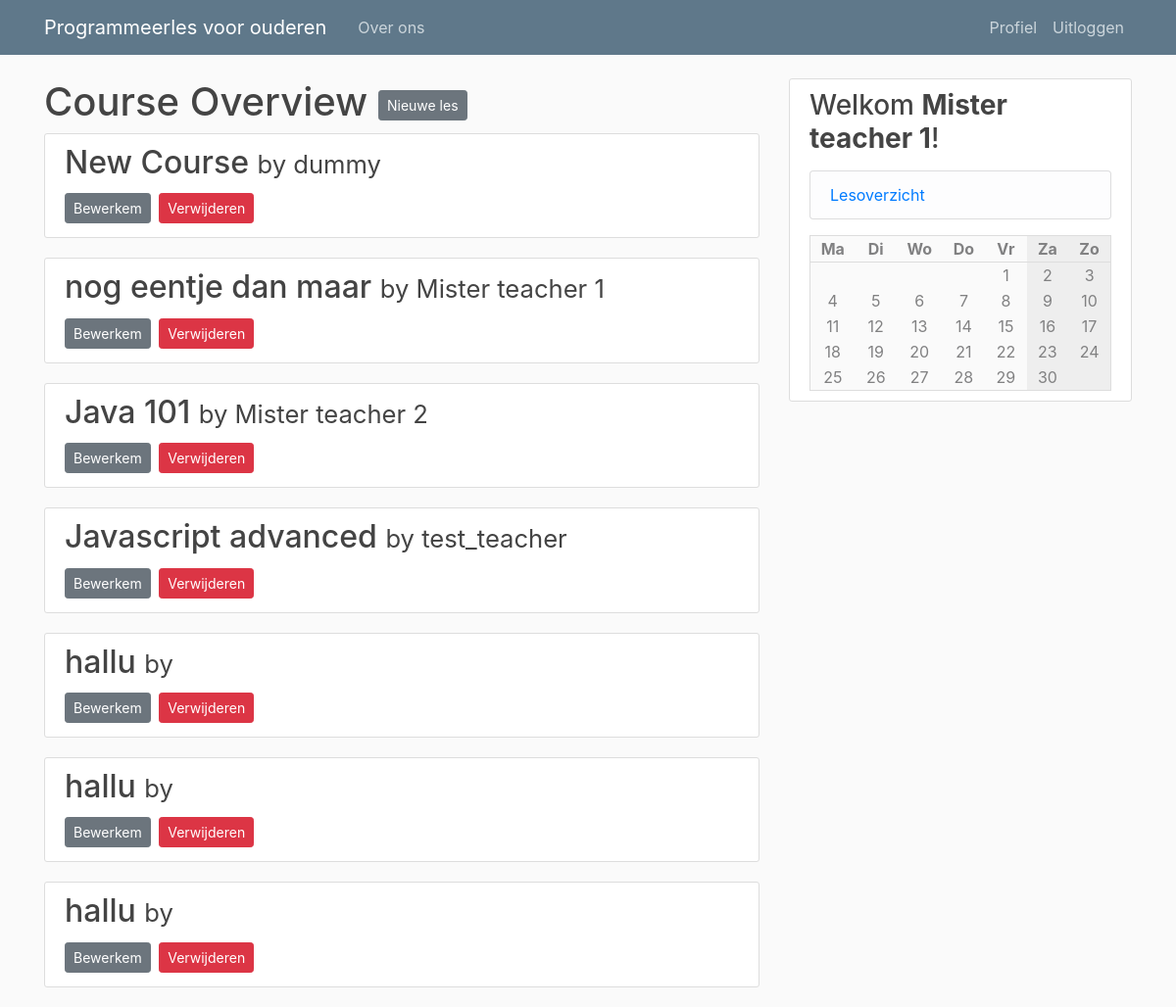
/course_overview (signed in), run on an earlier commit of the app's database.
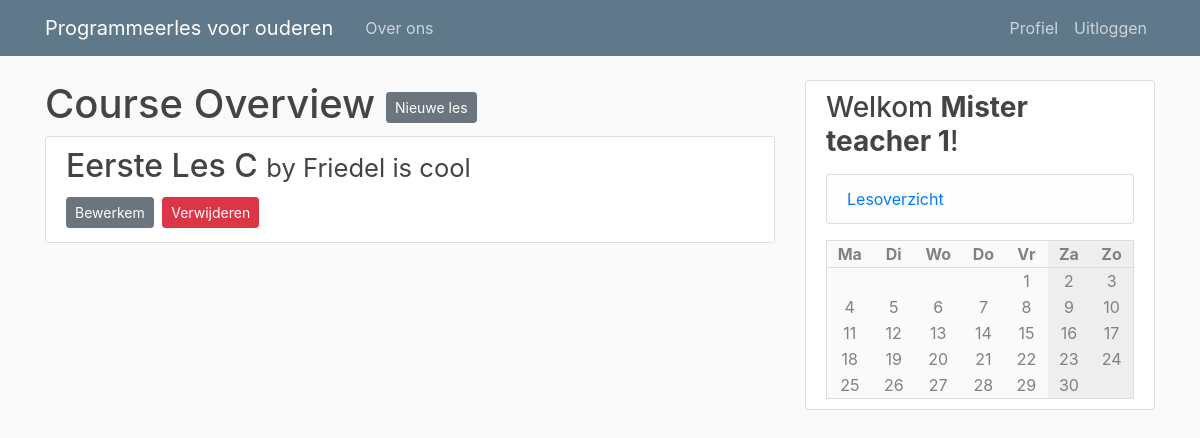
And on a later commit of the database.
### pgmles/models.py (models this page shows, shortened)
class Course(db.Model):
    id = db.Column(db.Integer, primary_key=True)
    name = db.Column(db.String(100), nullable=False)
    description = db.Column(db.Text, nullable=False)
    teacher_id = db.Column(db.Integer, db.ForeignKey('user.id'), nullable=False)
    weekday = db.Column(db.Integer, nullable=False)
    start = db.Column(db.String(10), nullable=False, default=datetime.utcnow)
    end = db.Column(db.String(10), nullable=False, default=datetime.utcnow)
    location = db.Column(db.String(120), nullable=False)

class User(db.Model, UserMixin):
    id = db.Column(db.Integer, primary_key=True)
    type = db.Column(db.String(6), nullable=False, default="client")
    username = db.Column(db.String(20), unique=True, nullable=False)
    email = db.Column(db.String(120), unique=True, nullable=False)
    image_file = db.Column(db.String(20), nullable=False, default='default.jpg')
    password = db.Column(db.String(60), nullable=False)

### pgmles/routes.py (the view)
@app.route("/course_overview")
@login_required
def course_overview():
    if current_user.type not in [ "admin", "teacher" ]:
        abort(403)
    courses = [ (c, User.query.filter_by(id=c.id).first() ) for c in Course.query.all() ]
    return render_template('course_overview.html', calendar=make_calendar(), title='Lesoverzicht', courses=courses)

### pgmles/models.py (called while the page is built)
@login_manager.user_loader
def load_user(user_id):
    return User.query.get(int(user_id))

### pgmles/routes.py (called while the page is built)
def make_calendar():
    weekdays = list(enumerate(['Ma', 'Di', 'Wo', 'Do', 'Vr', 'Za', 'Zo']))
    courses = [ None, None, None, None, None, None, None ]
    if current_user.is_authenticated:
        subscriptions = [ cm.course_id for cm in CourseMember.query.filter_by(user_id=current_user.id) ]
        courses = [ ' +\n'.join([ c.name for c in Course.query.filter_by(weekday=i) if c.id in subscriptions ]) for i in range(7) ]
    today = datetime.today()
    m = Month()
    rows = []
    for days in m.monthdayscalendar(today.year, today.month):
        rows.append([ (i, d, courses[i]) for i, d in enumerate(days) ])
    return { 'weekdays': weekdays, 'rows': rows }

### pgmles/templates/course_overview.html (shortened to what this page needs)
{% extends "layout.html" %}
{% block content %}
<h1>Course Overview
  <a class="btn btn-secondary btn-sm mt-1 mb-1" href="{{ url_for('new_course') }}">Nieuwe les</a>
</h1>
{% for course, teacher in courses %}
<article class="media content-section">
  <div class="media-body">
    <h2><a class="article-title" href="{{url_for('course', course_id=course.id)}}">{{course.name}} <small>by {{ teacher.username }}</small></a></h2>
    <div>
        <a class="btn btn-secondary btn-sm mt-1 mb-1" href="{{ url_for('update_course', course_id = course.id) }}">Bewerkem</a>
        <button type="button" class="btn btn-danger btn-sm m-1" data-toggle="modal" data-target="#deleteModal">Verwijderen</button>
    </div>
  </div>
</article>
{% endfor %}
{% endblock content %}

### pgmles/templates/layout.html (shortened to what this page needs)
<!DOCTYPE html>
<html>
<head>
    <link rel="stylesheet" href="https://maxcdn.bootstrapcdn.com/bootstrap/4.0.0/css/bootstrap.min.css">
    <link rel="stylesheet" type="text/css" href="{{ url_for('static', filename='main.css') }}">
</head>
<body>
    <header class="site-header">
      <nav class="navbar navbar-expand-md navbar-dark bg-steel fixed-top">
        <div class="container">
          <a class="navbar-brand mr-4" href="/">Programmeerles voor ouderen</a>
          <div class="collapse navbar-collapse" id="navbarToggle">
            <div class="navbar-nav mr-auto">
              <a class="nav-item nav-link" href="/about">Over ons</a>
            </div>
            <div class="navbar-nav">
              {% if current_user.is_authenticated %}
                <a class="nav-item nav-link" href="{{ url_for('account') }}">Profiel</a>
                <a class="nav-item nav-link" href="{{ url_for('logout') }}">Uitloggen</a>
              {% else %}
                <a class="nav-item nav-link" href="{{ url_for('login') }}">Inloggen</a>
                <a class="nav-item nav-link" href="{{ url_for('register') }}">Registeren</a>
              {% endif %}
            </div>
          </div>
        </div>
      </nav>
    </header>
    <main role="main" class="container">
      <div class="row">
        <div class="col-md-8">
          {% block content %}{% endblock %}
        </div>
        <div class="col-md-4">
          <div class="content-section">
            <h3>Welkom <b>{{ current_user.username if current_user.is_authenticated else 'gast' }}</b>!</h3>
            {% if current_user.type == 'teacher' or current_user.type == 'admin' %}
            <p class='text-muted'>
              <ul class="list-group">
                <li class="list-group-item list-group-item-light"><a href="{{ url_for('course_overview') }}">Lesoverzicht</a></li>
              </ul>
            </p>
            {% endif %}
            <table class='calendar'>
              <tr>
                {% for d, day in calendar['weekdays'] %}
                  <th class="{{ 'weekend' if d >= 5 }}">{{ day }}</th>
                {% endfor %}
              </tr>
              {% for row in calendar['rows'] %}
                <tr>
                  {% for d, day, course in row %}
                      <td class="{{ 'weekend' if d >= 5 }} {{ 'course' if course and day }}">
                        {{ day if day }}
                      </td>
                  {% endfor %}
                </tr>
             {% endfor %}
            </table>
          </div>
        </div>
      </div>
    </main>
</body>
</html>

### pgmles/static/main.css (style rules this page uses)
body { background: #fafafa; color: #333333; margin-top: 5rem; }
h1, h2, h3, h4, h5, h6 { color: #444444; }
.bg-steel { background-color: #5f788a; }
.site-header .navbar-nav .nav-link { color: #cbd5db; }
.content-section { background: #ffffff; padding: 10px 20px; border: 1px solid #dddddd; border-radius: 3px; margin-bottom: 20px; }
.article-title { color: #444444; }
.calendar { background-color: #fafafa; width: 100%; color: #818182; border: #dddddd solid 1px; }
.calendar .weekend { background-color: #eee; }
.calendar th { border-bottom: #ddd solid 1px; }
.calendar th, td { text-align: center; width: 100px; position: relative; }

What changed in the data, as far as the page shows it:
removed Course: name "New Course", username "dummy"
removed Course: name "nog eentje dan maar", username "Mister teacher 1"
removed Course: name "Java 101", username "Mister teacher 2"
removed Course: name "Javascript advanced", username "test_teacher"
removed Course: name "hallu"
removed Course: name "hallu"
removed Course: name "hallu"
added Course: name "Eerste Les C", username "Friedel is cool"
